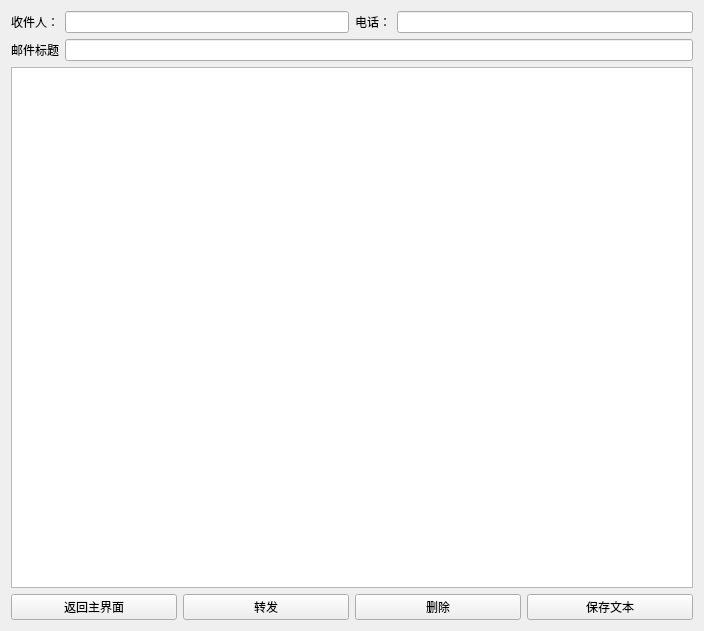
<?xml version="1.0" encoding="UTF-8"?>
<ui version="4.0">
 <class>deliver_details</class>
 <widget class="QWidget" name="deliver_details">
  <property name="geometry">
   <rect>
    <x>0</x>
    <y>0</y>
    <width>704</width>
    <height>631</height>
   </rect>
  </property>
  <property name="windowTitle">
   <string>deliver_details</string>
  </property>
  <layout class="QGridLayout" name="gridLayout">
   <item row="0" column="0" colspan="2">
    <layout class="QHBoxLayout" name="horizontalLayout">
     <item>
      <widget class="QLabel" name="label">
       <property name="text">
        <string>收件人：</string>
       </property>
      </widget>
     </item>
     <item>
      <widget class="QLineEdit" name="lineEditUser"/>
     </item>
    </layout>
   </item>
   <item row="0" column="2" colspan="2">
    <layout class="QHBoxLayout" name="horizontalLayout_2">
     <item>
      <widget class="QLabel" name="label_2">
       <property name="text">
        <string>电话：</string>
       </property>
      </widget>
     </item>
     <item>
      <widget class="QLineEdit" name="lineEditPhone"/>
     </item>
    </layout>
   </item>
   <item row="1" column="0" colspan="4">
    <layout class="QHBoxLayout" name="horizontalLayout_3">
     <item>
      <widget class="QLabel" name="label_3">
       <property name="text">
        <string>邮件标题</string>
       </property>
      </widget>
     </item>
     <item>
      <widget class="QLineEdit" name="lineEditEmailTitle"/>
     </item>
    </layout>
   </item>
   <item row="2" column="0" colspan="4">
    <widget class="QTextEdit" name="textEditContent"/>
   </item>
   <item row="3" column="0">
    <widget class="QPushButton" name="btnReturn">
     <property name="text">
      <string>返回主界面</string>
     </property>
    </widget>
   </item>
   <item row="3" column="1">
    <widget class="QPushButton" name="btnTrans">
     <property name="text">
      <string>转发</string>
     </property>
    </widget>
   </item>
   <item row="3" column="2">
    <widget class="QPushButton" name="btnDelete">
     <property name="text">
      <string>删除</string>
     </property>
    </widget>
   </item>
   <item row="3" column="3">
    <widget class="QPushButton" name="btnSave">
     <property name="text">
      <string>保存文本</string>
     </property>
    </widget>
   </item>
  </layout>
  <zorder>horizontalLayoutWidget</zorder>
  <zorder>horizontalLayoutWidget_2</zorder>
  <zorder>label</zorder>
  <zorder>horizontalLayoutWidget_3</zorder>
  <zorder>textEditContent</zorder>
  <zorder>btnReturn</zorder>
  <zorder>btnTrans</zorder>
  <zorder>btnDelete</zorder>
  <zorder>btnSave</zorder>
 </widget>
 <layoutdefault spacing="6" margin="11"/>
 <resources/>
 <connections/>
</ui>
